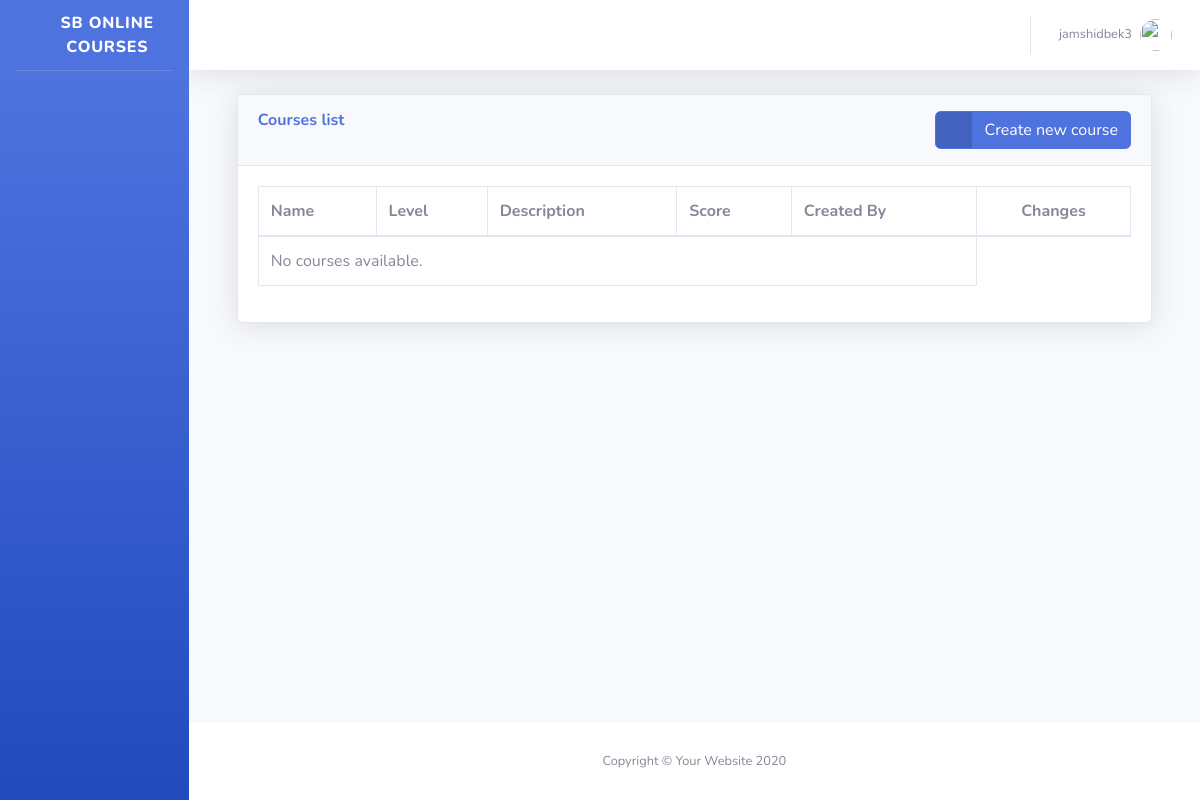
Before: /courses/ (signed in) with the older database file.
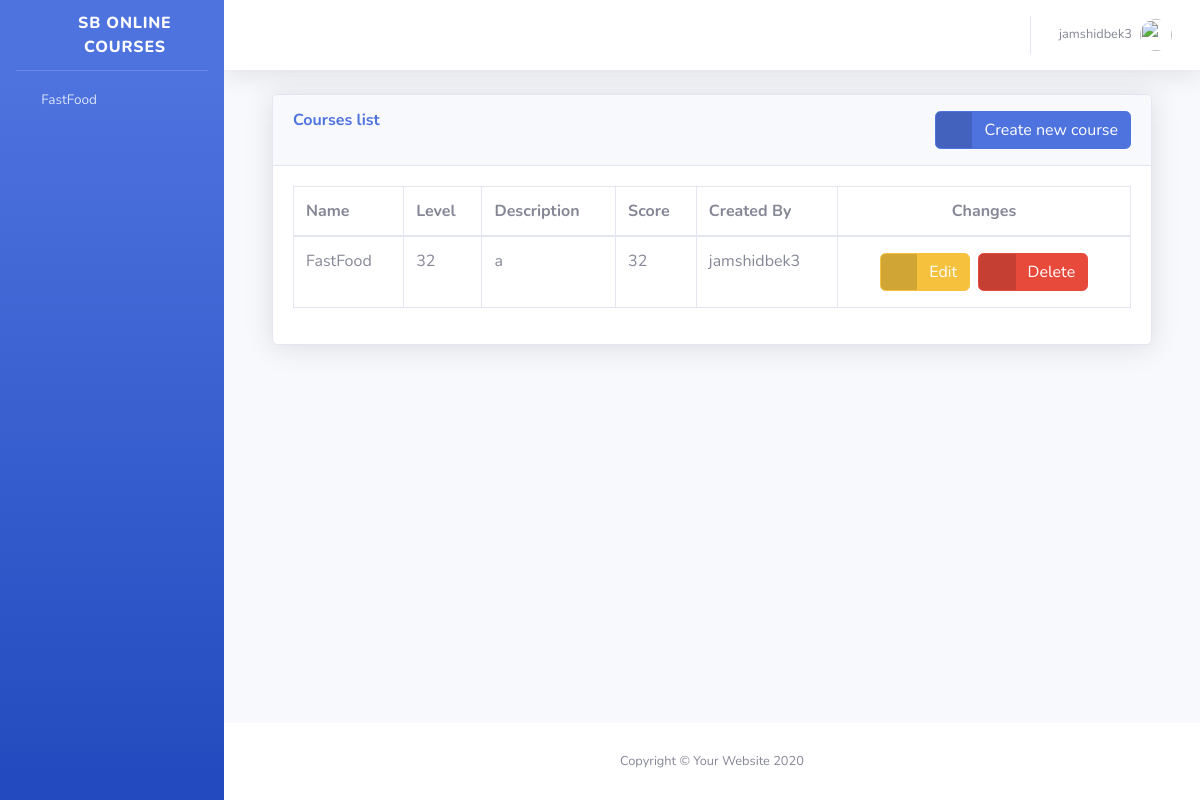
After: the same page with the newer database file.
### courses/models.py (models this page shows, shortened)
class Course(models.Model):
    course_id = models.AutoField(primary_key=True)
    created_by = models.ForeignKey('auth.User', on_delete=models.CASCADE)
    name = models.CharField(max_length=200)
    level = models.PositiveIntegerField()
    description = models.TextField(null=True, blank=True)
    score = models.PositiveIntegerField()
    class Meta:
        ordering = ['course_id']

### courses/views.py (the view)
# urls.py: path('', course_list, name='course_list'),
@login_required
def course_list(request):
    courses = Course.objects.filter(created_by=request.user)
    return render(request, 'staff/courses/course_list.html', {'courses': courses})

### pages/context_processors.py (called while the page is built)
def base_context(request):
    context = {
        'courses': Course.objects.all(),
    }
    return context

### pages/templatetags/staff_tags.py (called while the page is built)
@register.filter
def has_group(user, group_name):
    if user.is_authenticated:
        print(user.role)
        return user.groups.filter(name=group_name).exists()
    return False

### templates/staff/courses/course_list.html (shortened to what this page needs)
{% extends 'guest/base.html' %}
{% load static %}
{% block content %}
    <div class="container-fluid">
        <div class="card shadow mb-4">
            <div class="card-header py-3 d-flex justify-content-between">
                <h6 class="m-0 font-weight-bold text-primary">Courses list</h6>
                <a href="{% url 'course_create' %}" class="btn btn-primary btn-icon-split">
                    <span class="icon text-white-50">
                        <i class="fas fa-plus"></i>
                    </span>
                    <span class="text">Create new course</span>
                </a>
            </div>
            <div class="card-body">
                <div class="table-responsive">
                    <table class="table table-bordered" id="dataTable" width="100%" cellspacing="0">
                        <thead>
                            <tr>
                                <th>Name</th>
                                <th>Level</th>
                                <th>Description</th>
                                <th>Score</th>
                                <th>Created By</th>
                                <th>
                                    <div class="d-flex justify-content-center">
                                        Changes
                                    </div>
                                </th>
                            </tr>
                        </thead>
                        <tbody>
                            {% for course in courses %}
                                <tr>
                                    <td>{{ course.name }}</td>
                                    <td>{{ course.level }}</td>
                                    <td>{{ course.description }}</td>
                                    <td>{{ course.score }}</td>
                                    <td>{{ course.created_by }}</td>
                                    <td>
                                        <div class="d-flex justify-content-center">
                                            <a href="{% url 'course_update' course.pk %}" class="btn btn-warning btn-icon-split m-1">
                                                <span class="icon text-white-50">
                                                    <i class="fas fa-edit"></i>
                                                </span>
                                                <span class="text">Edit</span>
                                            </a>
                                            <a href="{% url 'course_delete' course.pk %}" class="btn btn-danger btn-icon-split m-1">
                                                <span class="icon text-white-50">
                                                    <i class="fas fa-trash"></i>
                                                </span>
                                                <span class="text">Delete</span>
                                            </a>
                                        </div>
                                    </td>
                                </tr>
                            {% empty %}
                                <tr>
                                    <td colspan="5">No courses available.</td>
                                </tr>
                            {% endfor %}
                        </tbody>
                    </table>
                </div>
            </div>
        </div>
    </div>
{% endblock %}

### templates/guest/base.html (shortened to what the changed rows need)
<!DOCTYPE html>
<html lang="en">
{% load static %}
{% load staff_tags %}
<head>
    <link href="{% static 'vendor/fontawesome-free/css/all.min.css' %}" rel="stylesheet" type="text/css">
    <link href="{% static 'css/sb-admin-2.min.css' %}" rel="stylesheet">
</head>
<body id="page-top">
    <div id="wrapper">
        <ul class="navbar-nav bg-gradient-primary sidebar sidebar-dark accordion" id="accordionSidebar">
            {% if user.is_authenticated and user.is_staff %}
                <li class="nav-item">
                    <a class="nav-link collapsed" href="{% url 'course_list' %}" data-toggle="collapse" data-target="#collapseUtilities"
                        aria-expanded="true" aria-controls="collapseUtilities">
                        <i class="fas fa-fw fa-chalkboard-teacher"></i>
                        <span>Courses</span>
                    </a>
                    <div id="collapseUtilities" class="collapse" aria-labelledby="headingUtilities"
                        data-parent="#accordionSidebar">
                        <div class="bg-white py-2 collapse-inner rounded">
                            <h6 class="collapse-header">deeds:</h6>
                            <a class="collapse-item" href="{% url 'course_list' %}">List</a>
                            <a class="collapse-item" href="{% url 'course_create' %}">Add</a>
                        </div>
                        <div class="bg-white py-2 collapse-inner rounded">
                            <h6 class="collapse-header">Courses</h6>
                            {% for course in courses %}
                                <a class="collapse-item" href="{% url 'lesson_list' course.pk %}">{{ course.name }}</a>
                            {% endfor %}
                        </div>
                    </div>
                </li>
            {% else %}
                {% for course in courses %}
                <li class="nav-item">
                    <a class="nav-link collapsed" href="{% url 'course_list' %}" data-toggle="collapse" data-target="#collapseUtilities{{ course.pk }}"
                        aria-expanded="true" aria-controls="collapseUtilities{{ course.pk }}">
                        <i class="fas fa-fw fa-chalkboard-teacher"></i>
                        <span>{{ course.name }}</span>
                    </a>
                </li>
            {% endfor %}
        {% endif %}
        </ul>
        <div id="content-wrapper" class="d-flex flex-column">
            <div id="content">
                <div class="container-fluid">
                    {% block content %}
                    {% endblock %}
                </div>
            </div>
        </div>
    </div>
</body>
</html>

Changed rows visible on the page:
added Course: name "FastFood", level "32", description "a", score "32", created_by "jamshidbek3"
Other visible differences:
text no longer shown: "No courses available."
